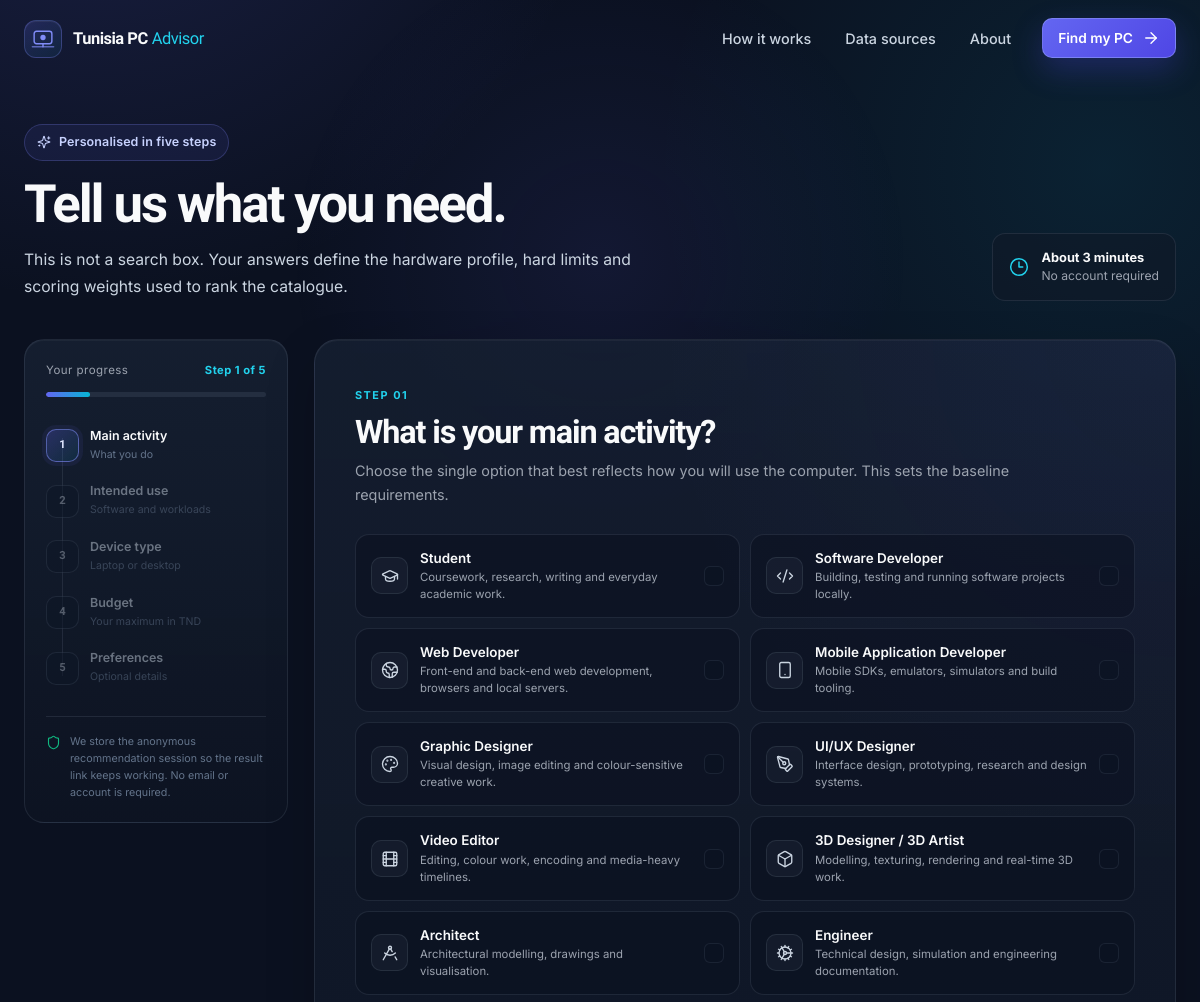
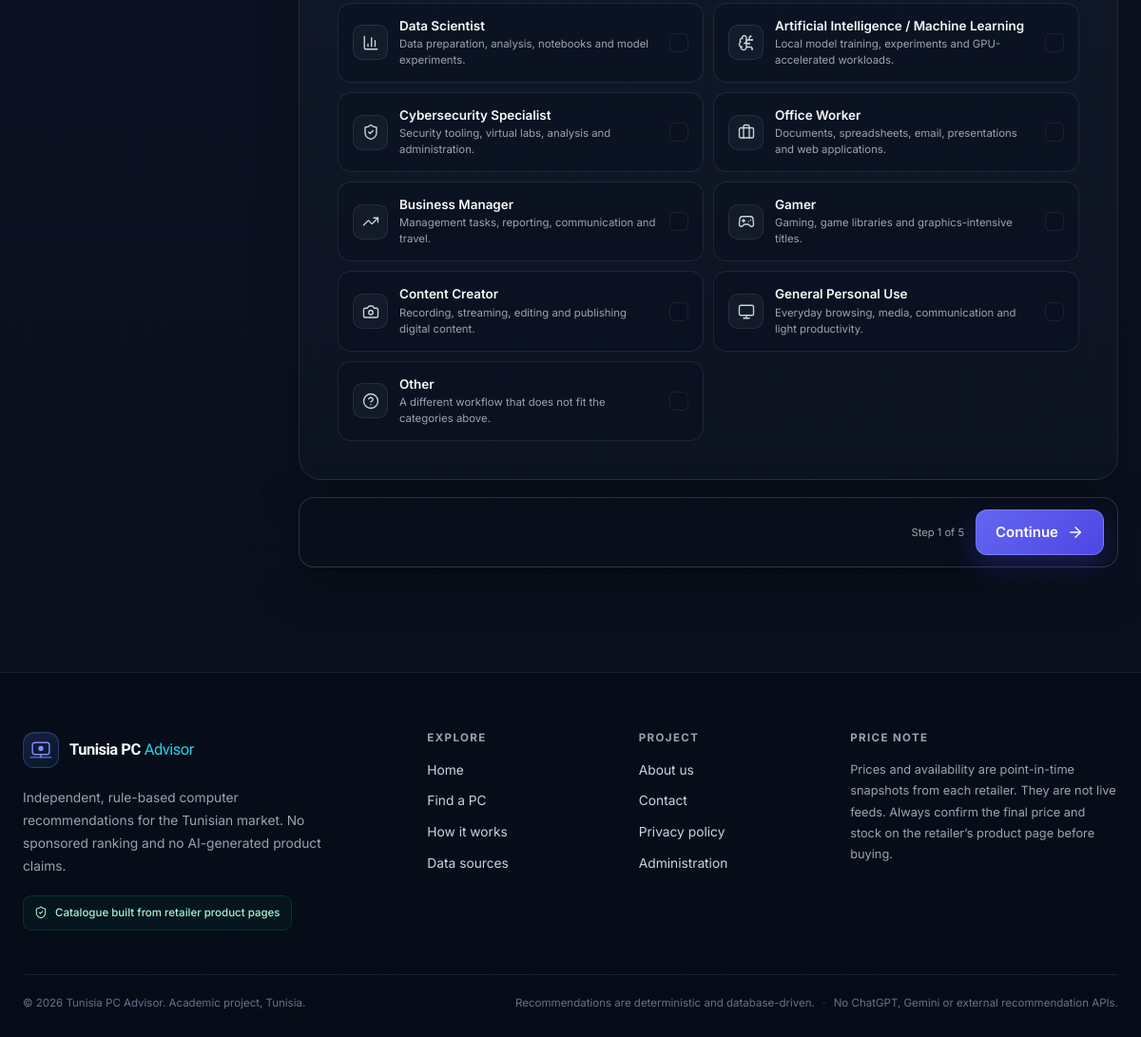
The page /questionnaire.php on the database its author committed (2 pictures, top to bottom).
### tables this page shows
CREATE TABLE activity_requirements (
    id INT UNSIGNED NOT NULL AUTO_INCREMENT,
    activity_id INT UNSIGNED NOT NULL,
    minimum_cpu_level DECIMAL(3, 1) NOT NULL,
    preferred_cpu_level DECIMAL(3, 1) NOT NULL,
    minimum_ram_gb SMALLINT UNSIGNED NOT NULL,
    preferred_ram_gb SMALLINT UNSIGNED NOT NULL,
    minimum_storage_gb INT UNSIGNED NOT NULL,
    preferred_storage_gb INT UNSIGNED NOT NULL,
    gpu_requirement ENUM('none', 'integrated_ok', 'dedicated_preferred', 'dedicated_required') NOT NULL,
    minimum_gpu_vram_gb TINYINT UNSIGNED NOT NULL DEFAULT 0,
    portability_importance ENUM('low', 'medium', 'high') NOT NULL DEFAULT 'medium',
    cpu_weight TINYINT UNSIGNED NOT NULL DEFAULT 20,
    ram_weight TINYINT UNSIGNED NOT NULL DEFAULT 15,
    gpu_weight TINYINT UNSIGNED NOT NULL DEFAULT 20,
    storage_weight TINYINT UNSIGNED NOT NULL DEFAULT 10,
    budget_weight TINYINT UNSIGNED NOT NULL DEFAULT 20,
    activity_weight TINYINT UNSIGNED NOT NULL DEFAULT 10,
    preferences_weight TINYINT UNSIGNED NOT NULL DEFAULT 5,
    notes VARCHAR(500) NULL,
    PRIMARY KEY (id),
    UNIQUE KEY uq_activity_requirements_activity (activity_id),
    CONSTRAINT fk_activity_requirements_activity FOREIGN KEY (activity_id) REFERENCES activities (id)
        ON UPDATE CASCADE ON DELETE CASCADE,
    CONSTRAINT chk_activity_weights CHECK (
        cpu_weight + ram_weight + gpu_weight + storage_weight + budget_weight + activity_weight + preferences_weight = 100
    )
);

CREATE TABLE activities (
    id INT UNSIGNED NOT NULL AUTO_INCREMENT,
    slug VARCHAR(80) NOT NULL,
    name VARCHAR(120) NOT NULL,
    description VARCHAR(500) NOT NULL,
    icon VARCHAR(48) NULL,
    created_at DATETIME NOT NULL DEFAULT CURRENT_TIMESTAMP,
    PRIMARY KEY (id),
    UNIQUE KEY uq_activities_slug (slug)
);

### includes/functions.php (called while the page is built, shortened)
<?php
function app(string $key, mixed $default = null): mixed
{
    return $GLOBALS['app_config'][$key] ?? $default;
}
function url(string $path = ''): string
{
    $base = (string) app('url', '');
    $base = str_replace(' ', '%20', $base);
    return $base . '/' . ltrim($path, '/');
}
function e(mixed $value): string
{
    return htmlspecialchars((string) $value, ENT_QUOTES | ENT_SUBSTITUTE, 'UTF-8');
}
function truncate_text(string $text, int $length = 160): string
{
    $text = trim(preg_replace('/\s+/', ' ', $text) ?? '');
    if (mb_strlen($text) <= $length) {
        return $text;
    }
    return rtrim(mb_substr($text, 0, $length - 1)) . '…';
}

### bootstrap.php (called while the page is built, shortened)
<?php
if (!function_exists('env')) {
    function env(string $key, mixed $default = null): mixed
    {
        static $loaded = false;
        if (!$loaded) {
            $loaded = true;
        }
        $value = getenv($key);
        return $value === false || $value === '' ? $default : $value;
    }
}
require_once APP_ROOT . '/includes/functions.php';
spl_autoload_register(static function (string $class): void {
    $file = APP_ROOT . '/classes/' . $class . '.php';
});

### config/database.php (called while the page is built, shortened)
<?php
return [
    'host' => (string) env('DB_HOST', '127.0.0.1'),
    'port' => (int) env('DB_PORT', 3306),
    'name' => (string) env('DB_NAME', 'tunisia_pc_advisor'),
    'user' => (string) env('DB_USER', 'root'),
    'pass' => (string) env('DB_PASS', ''),
    'charset' => 'utf8mb4',
];

### classes/Database.php (called while the page is built, shortened)
<?php
final class Database
{
    private static ?PDO $pdo = null;
    public static function connection(): PDO
    {
        if (self::$pdo instanceof PDO) {
            return self::$pdo;
        }
        $config = require APP_ROOT . '/config/database.php';
        $dsn = sprintf(
            'mysql:host=%s;port=%d;dbname=%s;charset=%s',
            $config['host'],
            $config['port'],
            $config['name'],
            $config['charset']
        );
        try {
            self::$pdo = new PDO($dsn, $config['user'], $config['pass'], [
                PDO::ATTR_ERRMODE => PDO::ERRMODE_EXCEPTION,
                PDO::ATTR_DEFAULT_FETCH_MODE => PDO::FETCH_ASSOC,
                PDO::ATTR_EMULATE_PREPARES => false,
                PDO::ATTR_STRINGIFY_FETCHES => false,
            ]);
            self::$pdo->exec("SET time_zone = '+01:00'");
        } catch (PDOException $exception) {
            error_log('Database connection failed: ' . $exception->getMessage());
            throw new RuntimeException(
                'The database is unavailable. Import database/schema.sql and database/seed.sql, then check the DB settings in your .env file.'
            );
        }
        return self::$pdo;
    }
}

### classes/ActivityRepository.php (called while the page is built, shortened)
<?php
final class ActivityRepository
{
    public function all(): array
    {
        $sql = 'SELECT a.id, a.slug, a.name, a.description, a.icon,
                       r.minimum_cpu_level, r.preferred_cpu_level,
                       r.minimum_ram_gb, r.preferred_ram_gb,
                       r.minimum_storage_gb, r.preferred_storage_gb,
                       r.gpu_requirement, r.minimum_gpu_vram_gb, r.portability_importance,
                       r.cpu_weight, r.ram_weight, r.gpu_weight, r.storage_weight,
                       r.budget_weight, r.activity_weight, r.preferences_weight, r.notes
                FROM activities a
                INNER JOIN activity_requirements r ON r.activity_id = a.id
                ORDER BY a.id ASC';
        $this->activitiesCache = Database::connection()->query($sql)->fetchAll();
        return $this->activitiesCache;
    }
}

### questionnaire.php (the view, shortened to what this page needs)
<?php
require __DIR__ . '/bootstrap.php';
$activityRepo = new ActivityRepository();
$activities = $activityRepo->all();
$firstErrorStep = 1;
    ?>
    <?php
require __DIR__ . '/includes/header.php';
?>
<main id="main-content" class="quiz-main-wrap">
    <div class="container">
        <div class="quiz-intro">
            <div>
                <span class="pill"><i data-lucide="sparkles"></i> Personalised in five steps</span>
                <h1>Tell us what you need.</h1>
                <p>This is not a search box. Your answers define the hardware profile, hard limits and scoring weights used to rank the catalogue.</p>
            </div>
            <div class="quiz-intro-note">
                <i data-lucide="clock-3"></i>
                <span><strong>About 3 minutes</strong><br>No account required</span>
            </div>
        </div>
        <div class="quiz-layout">
            <aside class="quiz-sidebar" aria-label="Questionnaire progress">
                <div class="quiz-progress-card">
                    <div class="quiz-progress-head">
                        <span>Your progress</span>
                        <strong data-progress-label>Step 1 of 5</strong>
                    </div>
                    <div class="progress-track" aria-hidden="true">
                        <div class="progress-fill" data-progress-fill style="width:20%"></div>
                    </div>
                    <ol class="quiz-step-list">
                        <li class="is-active" data-step-indicator="1">
                            <span class="step-dot">1</span>
                            <div><strong>Main activity</strong><small>What you do</small></div>
                        </li>
                        <li data-step-indicator="2">
                            <span class="step-dot">2</span>
                            <div><strong>Intended use</strong><small>Software and workloads</small></div>
                        </li>
                        <li data-step-indicator="3">
                            <span class="step-dot">3</span>
                            <div><strong>Device type</strong><small>Laptop or desktop</small></div>
                        </li>
                        <li data-step-indicator="4">
                            <span class="step-dot">4</span>
                            <div><strong>Budget</strong><small>Your maximum in TND</small></div>
                        </li>
                        <li data-step-indicator="5">
                            <span class="step-dot">5</span>
                            <div><strong>Preferences</strong><small>Optional details</small></div>
                        </li>
                    </ol>
                    <div class="quiz-privacy">
                        <i data-lucide="shield"></i>
                        <p>We store the anonymous recommendation session so the result link keeps working. No email or account is required.</p>
                    </div>
                </div>
            </aside>
            <div class="quiz-content">
                <form id="advisor-form" class="quiz-form" method="post" action="<?= e(url('actions/generate_recommendations.php')) ?>" novalidate data-error-step="<?= (int) $firstErrorStep ?>">
                    <section class="quiz-card" data-step="1" aria-labelledby="step-1-title">
                        <div class="step-head">
                            <span class="step-kicker">Step 01</span>
                            <h2 id="step-1-title" tabindex="-1">What is your main activity?</h2>
                            <p>Choose the single option that best reflects how you will use the computer. This sets the baseline requirements.</p>
                        </div>
                        <fieldset class="activity-choice-grid">
                            <?php foreach ($activities as $activity): ?>
                                <label class="choice activity-choice">
                                    <span class="choice-surface">
                                        <span class="choice-icon"><i data-lucide="<?= e($activity['icon'] ?: 'monitor') ?>"></i></span>
                                        <span class="choice-copy">
                                            <strong><?= e($activity['name']) ?></strong>
                                            <small><?= e(truncate_text($activity['description'], 95)) ?></small>
                                        </span>
                                        <span class="choice-check"><i data-lucide="check"></i></span>
                                    </span>
                                </label>
                            <?php endforeach; ?>
                        </fieldset>
                    </section>
                    <div class="quiz-nav">
                        <div class="quiz-nav-right">
                            <span class="quiz-nav-hint" data-nav-hint>Step 1 of 5</span>
                            <button class="btn btn-primary" type="button" data-next>
                                Continue <i data-lucide="arrow-right"></i>
                            </button>
                        </div>
                    </div>
                </form>
            </div>
        </div>
    </div>
</main>
<?php require __DIR__ . '/includes/footer.php'; ?>

### assets/css/style.css (style rules this page uses)
:root { --bg: #0B1120; --bg-deep: #070C17; --bg-elevated: #111827; --bg-elevated-2: #151F33; --panel: rgba(17, 24, 39, 0.82); --panel-solid: #111827; --panel-soft: rgba(30, 41, 59, 0.42); --accent: #6366F1; --accent-bright: #818CF8; --accent-2: #06B6D4; --accent-2-bright: #22D3EE; --text: #F9FAFB; --muted: #9CA3AF; --muted-strong: #CBD5E1; --success: #10B981; --warning: #F59E0B; --danger: #F43F5E; --border: rgba(148, 163, 184, 0.14); --border-strong: rgba(148, 163, 184, 0.25); --shadow-lg: 0 30px 80px rgba(0, 0, 0, 0.42); --shadow-md: 0 18px 45px rgba(0, 0, 0, 0.28); --shadow-glow: 0 0 0 1px rgba(99, 102, 241, 0.22), 0 24px 60px rgba(79, 70, 229, 0.18); --radius-xl: 28px; --radius-lg: 22px; --radius-md: 16px; --radius-sm: 12px; --font-head: "Sora", "Segoe UI", sans-serif; --font-body: "Inter", "Segoe UI", sans-serif; --header-h: 78px; }
*, *::before, *::after { box-sizing: border-box; }
html { scroll-behavior: smooth; scroll-padding-top: calc(var(--header-h) + 20px); }
body { margin: 0; min-height: 100vh; background: var(--bg); color: var(--text); font-family: var(--font-body); font-size: 16px; line-height: 1.65; -webkit-font-smoothing: antialiased; text-rendering: optimizeLegibility; }
body::before { content: ""; position: fixed; inset: 0; z-index: -2; pointer-events: none; background: radial-gradient(circle at 8% -10%, rgba(99, 102, 241, 0.18), transparent 32rem), radial-gradient(circle at 92% 8%, rgba(6, 182, 212, 0.10), transparent 28rem), linear-gradient(180deg, #0B1120 0%, #0B1120 55%, #080E1A 100%); }
h1, h2, h3, h4, h5 { margin: 0 0 0.6em; font-family: var(--font-head); font-weight: 700; line-height: 1.12; letter-spacing: -0.025em; color: var(--text); }
h1 { font-size: clamp(2.5rem, 5vw, 5rem); }
h2 { font-size: clamp(1.9rem, 3.4vw, 3rem); }
p { margin: 0 0 1rem; }
strong { color: var(--text); }
.container { width: min(1200px, calc(100% - 48px)); margin-inline: auto; }
.btn { position: relative; display: inline-flex; align-items: center; justify-content: center; gap: 9px; min-height: 48px; padding: 12px 20px; border-radius: 12px; border: 1px solid transparent; font-family: var(--font-body); font-size: 0.94rem; font-weight: 600; line-height: 1.2; cursor: pointer; transition: transform 0.2s ease, background 0.2s ease, border-color 0.2s ease, box-shadow 0.2s ease; }
.btn svg { width: 18px; height: 18px; }
.btn-primary { background: linear-gradient(135deg, #6366F1, #4F46E5); border-color: rgba(165, 180, 252, 0.4); color: #fff; box-shadow: 0 12px 30px rgba(79, 70, 229, 0.28); }
.pill { display: inline-flex; align-items: center; gap: 8px; padding: 7px 12px; border-radius: 999px; border: 1px solid rgba(129, 140, 248, 0.24); background: rgba(99, 102, 241, 0.09); color: #C7D2FE; font-size: 0.78rem; font-weight: 600; letter-spacing: 0.01em; }
.pill svg { width: 14px; height: 14px; }

### rows shown on the page
activity_requirements: activity.name "Student", activity.description "Coursework, research, writing and everyday academic work."
activity_requirements: activity.name "Software Developer", activity.description "Building, testing and running software projects locally."
activity_requirements: activity.name "Web Developer", activity.description "Front-end and back-end web development, browsers and local servers."
activity_requirements: activity.name "Mobile Application Developer", activity.description "Mobile SDKs, emulators, simulators and build tooling."
activity_requirements: activity.name "Graphic Designer", activity.description "Visual design, image editing and colour-sensitive creative work."
activity_requirements: activity.name "UI/UX Designer", activity.description "Interface design, prototyping, research and design systems."
activity_requirements: activity.name "Video Editor", activity.description "Editing, colour work, encoding and media-heavy timelines."
activity_requirements: activity.name "3D Designer / 3D Artist", activity.description "Modelling, texturing, rendering and real-time 3D work."
activity_requirements: activity.name "Architect", activity.description "Architectural modelling, drawings and visualisation."
activity_requirements: activity.name "Engineer", activity.description "Technical design, simulation and engineering documentation."
activity_requirements: activity.name "Data Scientist", activity.description "Data preparation, analysis, notebooks and model experiments."
activity_requirements: activity.name "Artificial Intelligence / Machine Learning", activity.description "Local model training, experiments and GPU-accelerated workloads."
activity_requirements: activity.name "Cybersecurity Specialist", activity.description "Security tooling, virtual labs, analysis and administration."
activity_requirements: activity.name "Office Worker", activity.description "Documents, spreadsheets, email, presentations and web applications."
activity_requirements: activity.name "Business Manager", activity.description "Management tasks, reporting, communication and travel."
activity_requirements: activity.name "Gamer", activity.description "Gaming, game libraries and graphics-intensive titles."
activity_requirements: activity.name "Content Creator", activity.description "Recording, streaming, editing and publishing digital content."
activity_requirements: activity.name "General Personal Use", activity.description "Everyday browsing, media, communication and light productivity."
activity_requirements: activity.name "Other", activity.description "A different workflow that does not fit the categories above."

### other values the page prints
$item['label'] "How it works"
$item['label'] "Data sources"
$item['label'] "About"
